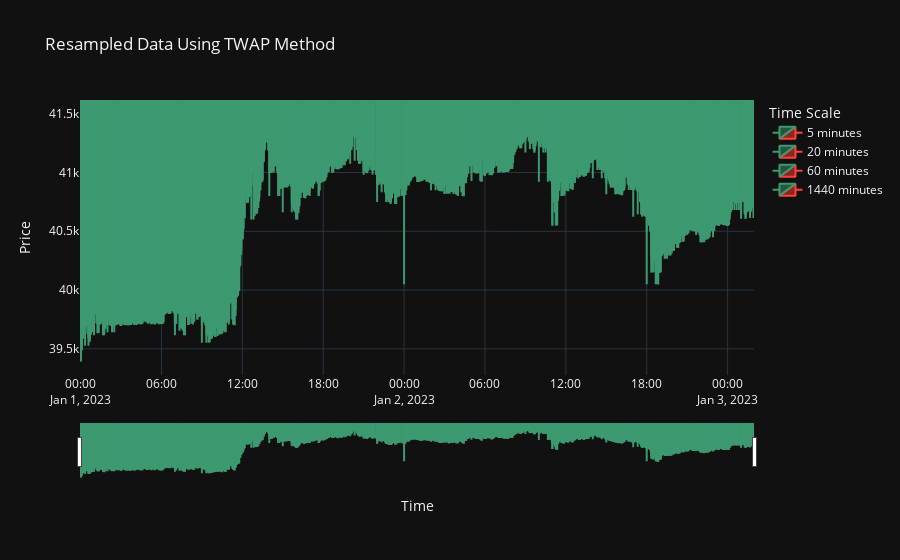

The cell this chart's notebook holds for it:
### Code cell
plot_candlestick_chart_plotly(nobitex_usdttmn[:3000], method='TWAP')
